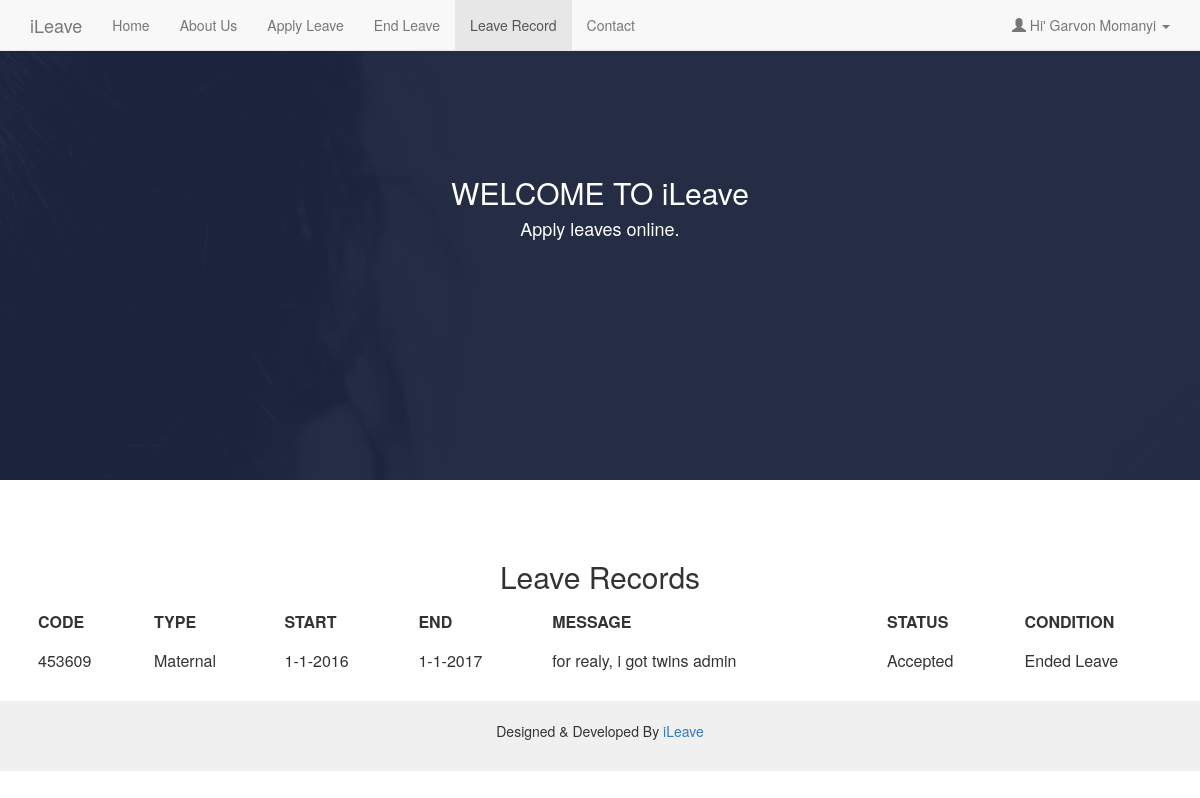
The page /record.php (signed in) on the database its author committed.
### tables this page shows
CREATE TABLE IF NOT EXISTS `users` (
`id` int(5) NOT NULL,
  `name` varchar(100) NOT NULL,
  `email` varchar(50) NOT NULL,
  `payroll` varchar(50) NOT NULL,
  `password` varchar(500) NOT NULL,
  `phone` varchar(20) NOT NULL,
  `photo` varchar(500) NOT NULL,
  `phone_2` varchar(50) NOT NULL,
  `gender` varchar(10) NOT NULL
);

CREATE TABLE IF NOT EXISTS `leaves` (
`id` int(5) NOT NULL,
  `rand` varchar(150) NOT NULL,
  `email` varchar(50) NOT NULL,
  `type` varchar(20) NOT NULL,
  `sday` varchar(20) NOT NULL,
  `smon` varchar(20) NOT NULL,
  `syear` varchar(20) NOT NULL,
  `zday` varchar(20) NOT NULL,
  `zmon` varchar(20) NOT NULL,
  `zyear` varchar(20) NOT NULL,
  `message` varchar(500) NOT NULL,
  `aprove` varchar(20) NOT NULL,
  `ended` varchar(10) NOT NULL
);

### record.php (the view, shortened to what this page needs)
<?php
include 'db.php';
$query3 = $MySQLi_CON->query("SELECT * FROM users WHERE email='$_SESSION[userSession]'");
          $row=$query3->fetch_array();
           $email = $row['email'];
$sql = "SELECT * FROM leaves WHERE email= '$email' ORDER BY id DESC";
$result = mysqli_query($MySQLi_CON,$sql) or die (mysqli_error());
?>
<!DOCTYPE html PUBLIC >
<html xmlns="http://www.w3.org/1999/xhtml">
<head>
    <link href="css/ileave.css" rel="stylesheet" type="text/css" />
     <link href="css/" rel="stylesheet">
    <link href="css/bootstrap.min.css" rel="stylesheet" type="text/css" />
     <link href="font/css/font-awesome-animation.css" rel="stylesheet" />
      <link href="font-awesome/css/font-awesome.min.css" rel="stylesheet" type="text/css">
</head>
<body>
<nav class="navbar navbar-default navbar-fixed-top">
      <div class="container">
        <div class="navbar-header">
          <a class="navbar-brand" href="#">iLeave</a>
        </div>
        <div id="navbar" class="navbar-collapse collapse">
          <ul class="nav navbar-nav">
            <li ><a href="home">Home</a></li>
            <li><a href="about">About Us</a></li>
            <li><a href="apply">Apply Leave</a></li>
            <li><a href="ended">End Leave</a></li>
            <li class="active"><a href="record">Leave Record</a></li>
            <li><a href="contact">Contact</a></li>
          </ul>
          <ul class="nav navbar-nav navbar-right">
            <li class="dropdown">
              <a href="#" class="dropdown-toggle" data-toggle="dropdown" role="button" aria-haspopup="true" aria-expanded="false">
        <span class="glyphicon glyphicon-user"></span>&nbsp;Hi' <?php echo $row['name']; ?>&nbsp;<span class="caret"></span></a>
            </li>
          </ul>
        </div>
      </div>
    </nav>
    <section id="intro" class="intro">
    <div class="slogan">
      <h2>WELCOME TO <span class="text_color">iLeave</span> </h2>
      <h4>Apply leaves online.</h4>
    </div>
    </section>
  <div class="container"><br><br><br>
    <h2 class="text-center">Leave Records</h2>
  </div>
          <div class="container-fluid" id="results">
              <div class="col-md-11" id="results1">
                  <div class="container">
                  <div class="row">
                  <table class="table  table-borderless table-responsive">
                    <thead class="panel-title ">
                      <tr>
                        <td> <b>CODE </b> </td>
                        <td> <b>TYPE </b> </td>
                        <td> <b>START </b> </td>
                        <td> <b>END </b> </td>
                        <td> <b>MESSAGE </b> </td>
                        <td> <b>STATUS </b> </td>
                        <td> <b>CONDITION </b> </td>
                      </tr>
                    </thead>
                    <tbody>
                      <?php
                        while($leaves = mysqli_fetch_array($result)){
                          echo "<tr>";
                            echo "<td>".$leaves['rand']."</td>";
                            echo "<td>".$leaves['type']."</td>";
                            echo "<td>".$leaves['sday']. "-".$leaves['smon']."-" .$leaves['syear']."</td>";
                             echo "<td>".$leaves['zday']. "-".$leaves['zmon']."-" .$leaves['zyear']."</td>";
                             echo "<td>".$leaves['message']."</td>";
                            if($leaves['aprove']==''  ) {
                            echo "<td>Pending</td>";
                            }else if($leaves['aprove']=='ACCEPT'  ) {
                                 echo "<td>Accepted</td>";
                            } else if($leaves['aprove']=='REJECT'  ) {
                                 echo "<td>Rejected</td>";
                            }
                            if($leaves['ended']==''&& $leaves['aprove']=='ACCEPT' ) {
                            echo "<td>Running </td>";
                            }else if($leaves['ended']=='STOP'  ) {
                                 echo "<td>Ended Leave</td>";
                            } else if($leaves['aprove']==''  ) {
                                 echo "<td>Leave Pending</td>";
                            }
                          echo "</tr>";
                        }
                      ?>
                    </tbody>
                  </table>
                </div>
                </div>
              </div>
          </div>
          <div class="footer-bottom ">
          <div class="container" style="background-color: f0f0f0; width: 100%; padding: 20px; text-align: center;">
            <div class="row">
            <div class="col-md-12">
              <p>Designed & Developed By <a rel="nofollow" href="#"><span class="aps">iLeave</span></a></p>
            </div>
            </div>
          </div>
          </div>
</body>
</html>

### css/ileave.css (style rules this page uses)
.intro { width:100%; position:relative; height: 60%; background: url(../img/bg3.jpg) no-repeat top center; color: fff; }
#intro.intro { padding:13% 0 0 0; }
.intro .slogan { text-align: center; }
.table-borderless td, .table-borderless th { border:0!important; }

### rows shown on the page
users: name "Garvon Momanyi"
leaves: rand "453609", type "Maternal", sday "1", smon "1", syear "2016", zday "1", zmon "1", zyear "2017", message "for realy, i got twins admin", aprove "Accepted", ended "Ended Leave"
